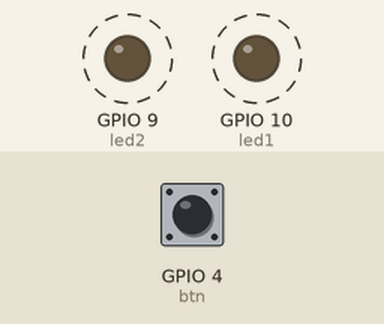
A program run on a simulated Seeed XIAO ESP32-C3. Parts: output pins drawn as LEDs (lit = HIGH). Dashed ring = blinking. The test bench sets the inputs (shaded band); at power-on: GPIO 4 (btn) HIGH. What the program prints to the serial monitor is not drawn.

Above: at 0.42 s.
1.3 s: GPIO 4 (btn) pulled LOW for 0.15 s
Timing chart, 0 to 10.3 s (numbered marks = the images above; inputs shaded):
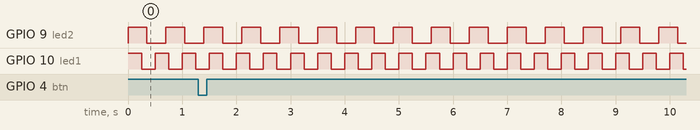

The program:

main.cpp
```cpp
/*
        _          _ ______ _____ _____
       (_)        | |  ____|  __ \_   _|
  _ __  ___  _____| | |__  | |  | || |
 | '_ \| \ \/ / _ \ |  __| | |  | || |
 | |_) | |>  <  __/ | |____| |__| || |_
 | .__/|_/_/\_\___|_|______|_____/_____|
 | |
 |_|

https://links.pixeledi.eu
FreeRTOS tasks | 01.2025

*/

#include <Arduino.h>
#define MAX_TASKS 10
const byte led1 = 10;
const byte led2 = 9;
const byte btn = 4;
bool showList = false;
TaskStatus_t taskStatusArray[MAX_TASKS];

void blinky1(void *parameter) {
  pinMode(led1, OUTPUT);
  while (1) {
    digitalWrite(led1, HIGH);
    vTaskDelay(250 / portTICK_PERIOD_MS);
    digitalWrite(led1, LOW);
    vTaskDelay(250 / portTICK_PERIOD_MS);
  }
}
void blinky2(void *parameter) {
  pinMode(led2, OUTPUT);
  while (1) {
    digitalWrite(led2, HIGH);
    vTaskDelay(350 / portTICK_PERIOD_MS);
    digitalWrite(led2, LOW);
    vTaskDelay(350 / portTICK_PERIOD_MS);
  }
}
static void btninterrupt() {
  // kein Code nur flags!
  showList = true;
}
void setup() {
  Serial.begin(115200);
  attachInterrupt(digitalPinToInterrupt(btn), btninterrupt, FALLING);
  xTaskCreate(blinky1, "blinky1", 1024, NULL, 1, NULL);
  xTaskCreate(blinky2, "blinky2", 1024, NULL, 2, NULL);
}

void loop() {
  if (showList) {
    showList = false;
    UBaseType_t numTasks =
        uxTaskGetSystemState(taskStatusArray, MAX_TASKS, NULL);
    Serial.println(F("Task | Stack | Prio | Num"));
    Serial.println(F("##########################################"));
    for (UBaseType_t i = 0; i < numTasks; i++) {
      Serial.print(taskStatusArray[i].pcTaskName);
      Serial.print("            | \t");
      Serial.print(taskStatusArray[i].usStackHighWaterMark);
      Serial.print("| \t");
      Serial.print(taskStatusArray[i].uxCurrentPriority);
      Serial.print("| \t");
      Serial.println(taskStatusArray[i].xTaskNumber);
    }
    Serial.println(F("##########################################"));
  }
}
```

Measured:
- by itself, GPIO 9 (led2): alternates HIGH for 0.35 s and LOW for 0.35 s
- by itself, GPIO 10 (led1): alternates HIGH for 0.25 s and LOW for 0.25 s
